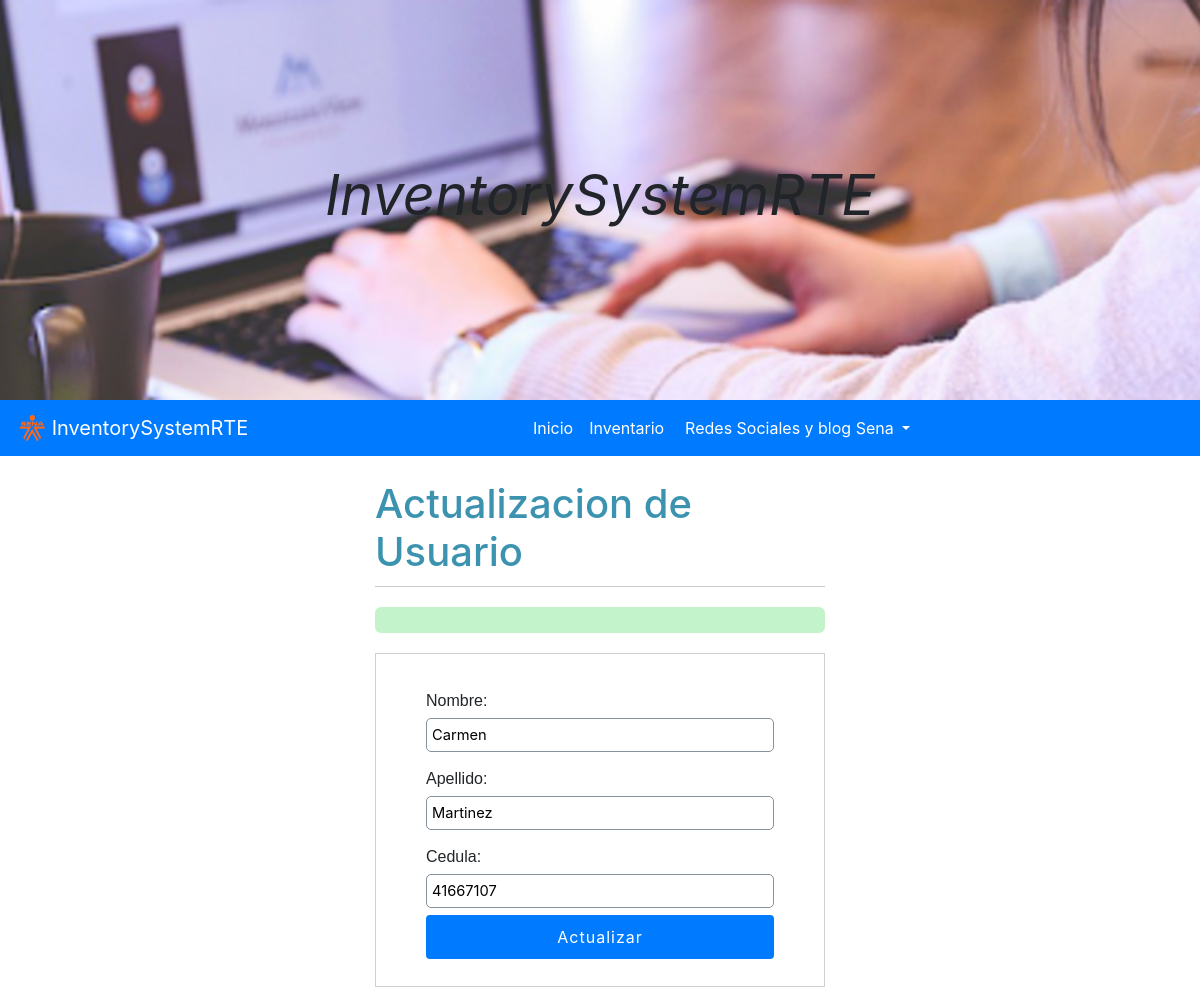
Screenshot of /Vista/EditarUsuario.php?id=3 with the database file from the repository.
### tables this page shows
CREATE TABLE `usuario` (
  `UsuarioID` int(11) NOT NULL,
  `Cedula` int(11) DEFAULT NULL,
  `Nombre` varchar(20) DEFAULT NULL,
  `Apellido` varchar(20) DEFAULT NULL,
  `Contraseña` varchar(50) DEFAULT NULL
);

### Vista/EditarUsuario.php (the view, shortened to what this page needs)
<?php
		$c1 = new conexion();
        $cc=$c1->conectar();
        $iduser= $_GET['id'];
        $sql=$cc->query("SELECT UsuarioID,Nombre,Apellido,Cedula FROM usuario WHERE UsuarioID='$iduser'");
        $resultado = mysqli_num_rows($sql);
        if($resultado==0){
        	header('Location: UsuariosSena.php');
        }else{
        	while ($columna= mysqli_fetch_array($sql)) {
        		$Nombre=$columna['Nombre'];
        		$Apellido=$columna['Apellido'];
        		$Cedula=$columna['Cedula'];
        	}
        }
?>
<!DOCTYPE html>
<html  lang="es">
<head>
	<link rel="stylesheet" type="text/css" href="css/bootstrap.min.css">
</head>
<body>
	<section class="container-fluid slider d-flex justify-content-center align-items-center">
		<h1 class="display-4"><strong><i>InventorySystemRTE</i></strong></h1>
	</section>
	<nav class="navbar sticky-top navbar-expand-md navbar-dark bg-primary">
		<a class="navbar-brand" href="MenuAdministrador.php">
			<img src="img/Logo2.png" width="30" height="30 " class="d-inline-block align-top" alt="">
			InventorySystemRTE
		</a>
		<div class="collapse navbar-collapse " id="navbarTogglerDemo02">
		<div class="navbar-nav mr-auto ml-auto text-center">
      		<a class="nav-item nav-link active " href="index.php">Inicio </a>
      		<a class="nav-item nav-link active" href="#">Inventario</a>
      		 <div class="btn-group" role="group">
    			<button id="btnGroupDrop1" type="button" class="btn btn-primary dropdown-toggle" data-toggle="dropdown" aria-haspopup="true" aria-expanded="false"> Redes Sociales y blog Sena
		    	</button>
   			</div>
    	</div>
    	</div>
	</nav>
<br>
<section class="container-fluid  d-flex justify-content-center align-items-center">
	<div class="form_actualizar">
		<h1>Actualizacion de Usuario</h1>
		<hr>
		<div class="alert"><?php echo isset($alert)? $alert:''; ?></div>
		<form action="" method="post">
			<label for="Nombre">Nombre:</label>
			<input type="text" name="Nombre" placeholder="Nombre" value="<?php echo $Nombre ?>">
			<label for="Apellido">Apellido:</label>
			<input type="text" name="Apellido" placeholder="Apellido" value="<?php echo $Apellido ?>">
			<label for="Cedula">Cedula:</label>
			<input type="text" name="Cedula" placeholder="Cedula" value="<?php echo $Cedula ?>">
			<input type="submit" class="btn btn-primary btn_save" value="Actualizar">
			</form>
	</div>
</section>
</body>
</html>

### Vista/EditarUsuario.php (style rules this page uses)
.slider { background: url("img/Inicio.png"); height: 50vh; background-size: cover; background-position: center; }
.form_actualizar { width: 450px; margin: auto; }
.form_actualizar h1 { color: #3c93b0; }
hr { border:0; background:#CCC; height: 1px; margin: 10px 0; display: block; }
form { background:#FFF; margin: auto; padding: 20px 50px; border:1px solid #d1d1d1; }
label { display: block; font-size: 12pt; font-family: 'Arial'; margin: 15px auto 5px auto; }
input { display: block; width: 100%; font-size: 11pt; padding: 5px; border:1px solid #85929e; border-radius:5px; }
.btn_save { font-size: 12pt; padding: 10px; letter-spacing: 1px; border:0; cursor: pointer; margin:7px auto; }
.alert { width: 100%; background: #66e07d66; border-radius:6px; margin:20px auto; }

### rows the page displays
usuario: Nombre "Carmen", Apellido "Martinez", Cedula "41667107"
